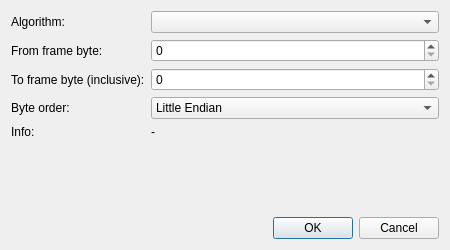
<?xml version="1.0" encoding="UTF-8"?>
<ui version="4.0">
 <class>ChecksumConfigDialog</class>
 <widget class="QDialog" name="ChecksumConfigDialog">
  <property name="geometry">
   <rect>
    <x>0</x>
    <y>0</y>
    <width>450</width>
    <height>250</height>
   </rect>
  </property>
  <property name="windowTitle">
   <string>CheckCode Configuration</string>
  </property>
  <layout class="QVBoxLayout" name="verticalLayout">
   <item>
    <layout class="QFormLayout" name="formLayout">
     <item row="0" column="0">
      <widget class="QLabel" name="label">
       <property name="text">
        <string>Algorithm:</string>
       </property>
      </widget>
     </item>
     <item row="0" column="1">
      <widget class="QComboBox" name="cbAlgorithm"/>
     </item>

     <item row="1" column="0">
      <widget class="QLabel" name="label_3">
       <property name="text">
        <string>From frame byte:</string>
       </property>
       <property name="toolTip">
        <string>Start byte position from entire frame (includes frame header)</string>
       </property>
      </widget>
     </item>
     <item row="1" column="1">
      <widget class="QSpinBox" name="spStartByte">
       <property name="minimum">
        <number>0</number>
       </property>
      </widget>
     </item>
     <item row="2" column="0">
      <widget class="QLabel" name="label_4">
       <property name="text">
        <string>To frame byte (inclusive):</string>
       </property>
       <property name="toolTip">
        <string>End byte position from entire frame (includes frame header)</string>
       </property>
      </widget>
     </item>
     <item row="2" column="1">
      <widget class="QSpinBox" name="spEndByte">
       <property name="minimum">
        <number>0</number>
       </property>
      </widget>
     </item>
     <item row="3" column="0">
      <widget class="QLabel" name="label_endian">
       <property name="text">
        <string>Byte order:</string>
       </property>
       <property name="toolTip">
        <string>Byte order for multi-byte checkCode comparison</string>
       </property>
      </widget>
     </item>
     <item row="3" column="1">
      <widget class="QComboBox" name="cbEndianness">
       <item>
        <property name="text">
         <string>Little Endian</string>
        </property>
       </item>
       <item>
        <property name="text">
         <string>Big Endian</string>
        </property>
       </item>
      </widget>
     </item>
     <item row="4" column="0">
      <widget class="QLabel" name="label_5">
       <property name="text">
        <string>Info:</string>
       </property>
      </widget>
     </item>
     <item row="4" column="1">
      <widget class="QLabel" name="lInfo">
       <property name="text">
        <string>-</string>
       </property>
      </widget>
     </item>
    </layout>
   </item>
   <item>
    <spacer name="verticalSpacer">
     <property name="orientation">
      <enum>Qt::Vertical</enum>
     </property>
     <property name="sizeHint" stdset="0">
      <size>
       <width>20</width>
       <height>40</height>
      </size>
     </property>
    </spacer>
   </item>
   <item>
    <widget class="QDialogButtonBox" name="buttonBox">
     <property name="orientation">
      <enum>Qt::Horizontal</enum>
     </property>
     <property name="standardButtons">
      <set>QDialogButtonBox::Cancel|QDialogButtonBox::Ok</set>
     </property>
    </widget>
   </item>
  </layout>
 </widget>
 <resources/>
 <connections>
  <connection>
   <sender>buttonBox</sender>
   <signal>rejected()</signal>
   <receiver>ChecksumConfigDialog</receiver>
   <slot>reject()</slot>
  </connection>
 </connections>
</ui>
